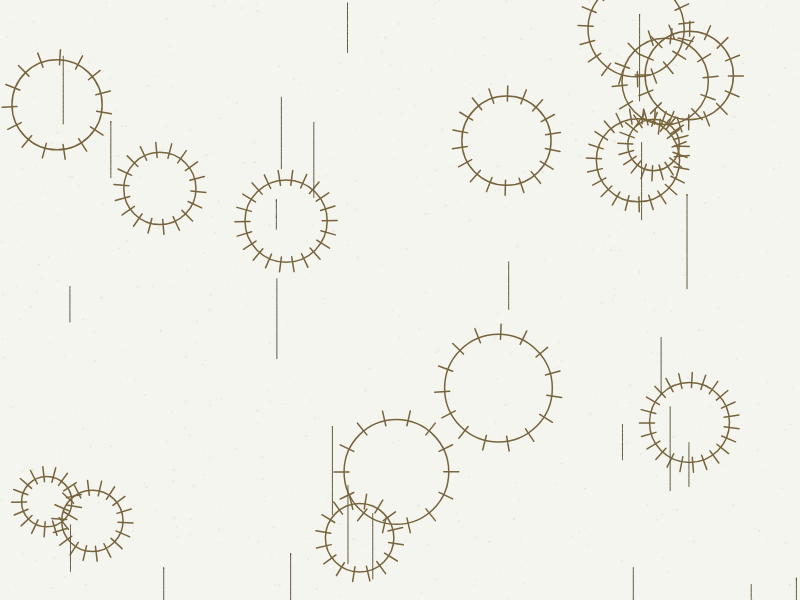
Frame 1 (no input)
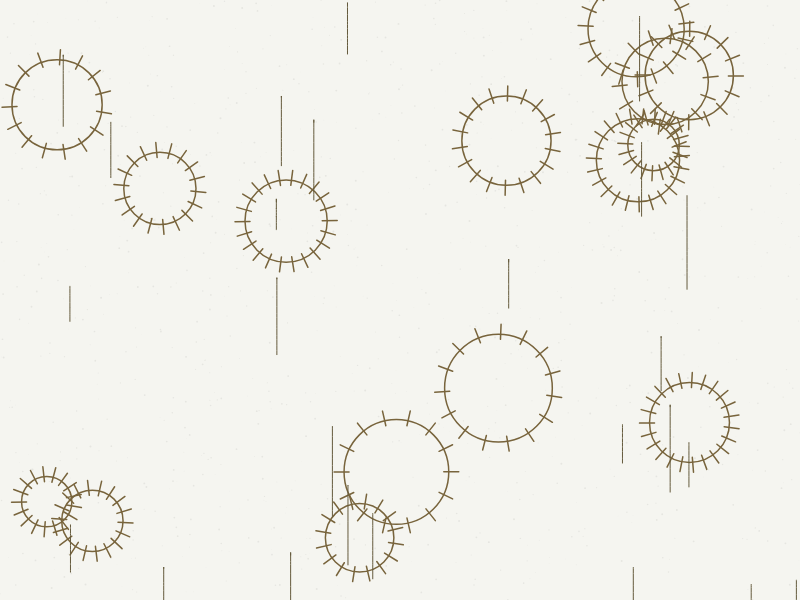
Frame 2 (the mouse pressed at the canvas centre, redrawn once)

The p5.js sketch that drew these frames (run headless with seeded random() and noise() and a simulated clock; the mouse was pressed at the canvas centre and the sketch redrawn once):

// p5.js sketch
// ── sketch.js
let gears = [];
let springs = [];
let backgroundTexture;
let isDragging = false;
let lastMouseX = 0;
let lastMouseY = 0;
let offsetX = 0;
let offsetY = 0;

class Gear {
  constructor(x, y, radius, teeth) {
    this.x = x;
    this.y = y;
    this.radius = radius;
    this.teeth = teeth;
    this.angle = random(TWO_PI);
    this.color = color(180, 160, 120, 200); // oxidized brass
  }

  display() {
    push();
    translate(this.x + offsetX, this.y + offsetY);
    
    stroke(120, 100, 60);
    strokeWeight(1.5);
    noFill();
    
    // Gear outline
    circle(0, 0, this.radius * 2);
    
    // Gear teeth
    let toothAngle = TWO_PI / this.teeth;
    for (let i = 0; i < this.teeth; i++) {
      let angle = i * toothAngle + this.angle;
      let x1 = cos(angle) * (this.radius - 5);
      let y1 = sin(angle) * (this.radius - 5);
      let x2 = cos(angle) * (this.radius + 10);
      let y2 = sin(angle) * (this.radius + 10);
      
      line(x1, y1, x2, y2);
    }
    
    pop();
  }
}

class Spring {
  constructor(x, y, length) {
    this.x = x;
    this.y = y;
    this.length = length;
    this.color = color(160, 140, 100, 180); // verdigris
  }

  display() {
    push();
    translate(this.x + offsetX, this.y + offsetY);
    
    stroke(100, 90, 60);
    strokeWeight(1);
    noFill();
    
    let segments = 15;
    let step = this.length / segments;
    let startX = 0;
    let startY = 0;
    let endX = 0;
    let endY = this.length;
    
    beginShape();
    vertex(startX, startY);
    for (let i = 0; i < segments; i++) {
      let x = map(i, 0, segments, startX, endX);
      let y = map(i, 0, segments, startY, endY);
      if (i % 2 === 0) {
        y += random(-3, 3);
      }
      vertex(x, y);
    }
    endShape();
    
    pop();
  }
}

function setup() {
  createCanvas(800, 600);
  
  // Create background texture
  backgroundTexture = createGraphics(width, height);
  backgroundTexture.background(245, 245, 240);
  for (let i = 0; i < 1000; i++) {
    let x = random(width);
    let y = random(height);
    let size = random(0.5, 2);
    backgroundTexture.noStroke();
    backgroundTexture.fill(230, 230, 225);
    backgroundTexture.ellipse(x, y, size, size);
  }
  
  // Create gears
  for (let i = 0; i < 15; i++) {
    let x = random(width);
    let y = random(height);
    let radius = random(20, 60);
    let teeth = int(random(12, 24));
    gears.push(new Gear(x, y, radius, teeth));
  }
  
  // Create springs
  for (let i = 0; i < 25; i++) {
    let x = random(width);
    let y = random(height);
    let length = random(30, 100);
    springs.push(new Spring(x, y, length));
  }
  
  noLoop();
}

function draw() {
  image(backgroundTexture, 0, 0);
  
  // Draw gears
  for (let gear of gears) {
    gear.display();
  }
  
  // Draw springs
  for (let spring of springs) {
    spring.display();
  }
}

function mousePressed() {
  isDragging = true;
  lastMouseX = mouseX;
  lastMouseY = mouseY;
}

function mouseDragged() {
  if (isDragging) {
    let dx = mouseX - lastMouseX;
    let dy = mouseY - lastMouseY;
    
    offsetX += dx;
    offsetY += dy;
    
    lastMouseX = mouseX;
    lastMouseY = mouseY;
    
    redraw();
  }
}

function mouseReleased() {
  isDragging = false;
}
